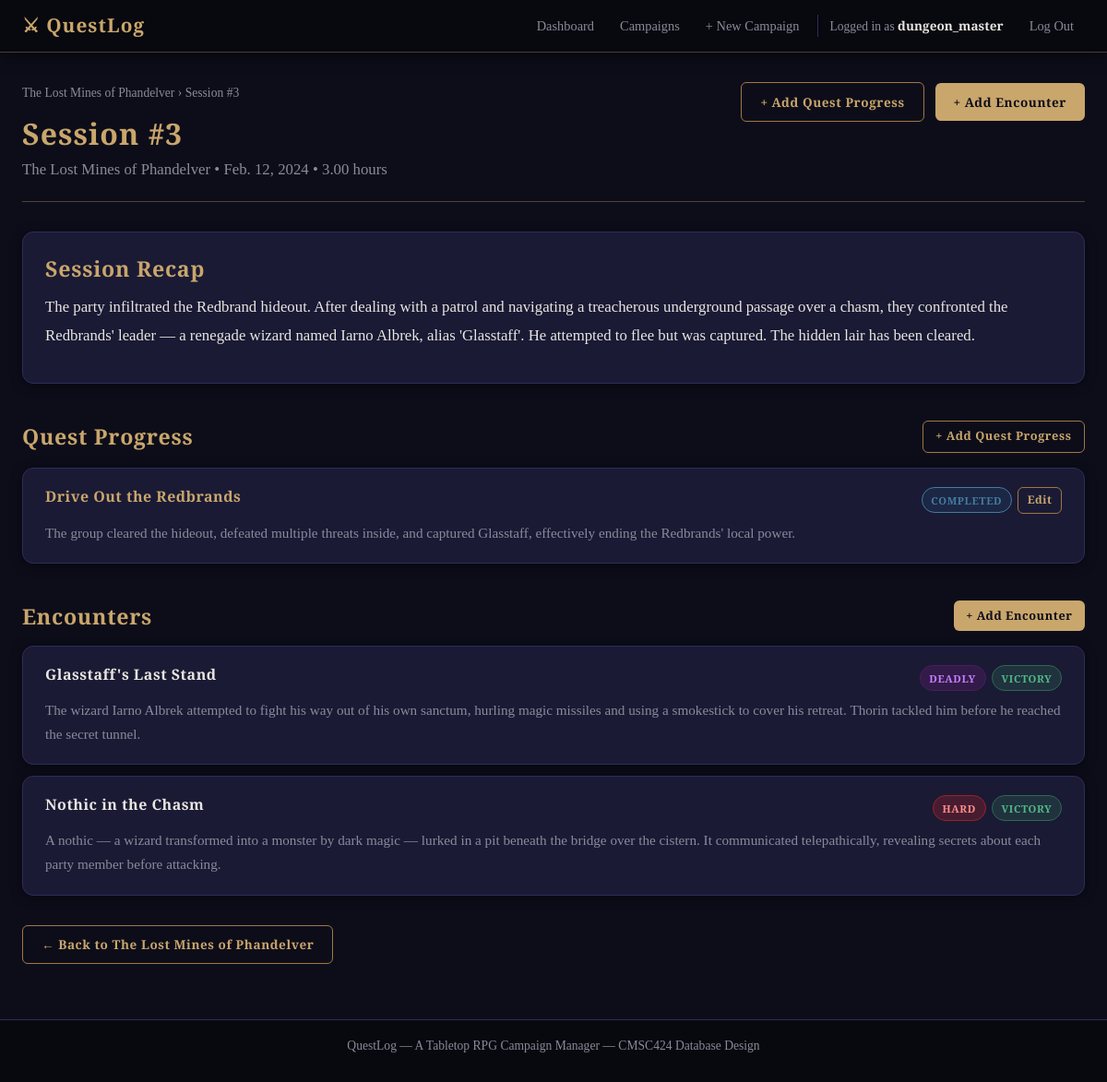
Page /sessions/3/ (signed in) on the committed database.
### campaign_manager/models.py (models this page shows, shortened)
class Session(models.Model):
    session_number = models.IntegerField(
        help_text="Which session this is in the campaign (1, 2, 3, …)"
    )
    date           = models.DateField()
    duration_hours = models.DecimalField(
        max_digits=4, decimal_places=2, null=True, blank=True,
        help_text="How long the session ran, in hours (e.g., 3.5)"
    )
    summary  = models.TextField(blank=True, help_text="Recap notes for this session")
    campaign = models.ForeignKey(Campaign, on_delete=models.CASCADE, related_name='sessions')
    class Meta:
        ordering            = ['campaign', 'session_number']
        unique_together     = ('campaign', 'session_number')  # No duplicate session numbers per campaign

class Campaign(models.Model):
    STATUS_CHOICES = [
        ('active',    'Active'),
        ('completed', 'Completed'),
        ('on_hold',   'On Hold'),
    ]
    name        = models.CharField(max_length=200)
    description = models.TextField(blank=True)
    world_name  = models.CharField(
        max_length=200, blank=True,
        help_text="The name of the setting or fictional world (e.g. Faerûn, Barovia)"
    )
    created_at  = models.DateTimeField(auto_now_add=True)  # Set automatically on creation
    status      = models.CharField(max_length=20, choices=STATUS_CHOICES, default='active')
    dungeon_master = models.ForeignKey(
        User,
        on_delete=models.CASCADE,
        related_name='campaigns_as_dm',
    )
    class Meta:
        ordering = ['-created_at']  # Newest campaigns first

class SessionQuest(models.Model):
    session = models.ForeignKey(Session, on_delete=models.CASCADE, related_name='session_quests')
    quest = models.ForeignKey(Quest, on_delete=models.CASCADE, related_name='session_logs')
    progress_notes = models.TextField(blank=True)
    class Meta:
        unique_together = ('session', 'quest')

class Quest(models.Model):
    STATUS_CHOICES = [
        ('not_started', 'Not Started'),
        ('active', 'Active'),
        ('completed', 'Completed'),
        ('failed', 'Failed'),
    ]
    DIFFICULTY_CHOICES = [
        ('easy', 'Easy'),
        ('medium', 'Medium'),
        ('hard', 'Hard'),
        ('epic', 'Epic'),
    ]
    name = models.CharField(max_length=200)
    description = models.TextField(blank=True)
    status = models.CharField(max_length=20, choices=STATUS_CHOICES, default='not_started')
    reward_gold = models.IntegerField(default=0)
    reward_xp = models.IntegerField(default=0)
    difficulty = models.CharField(max_length=20, choices=DIFFICULTY_CHOICES, default='medium')
    campaign = models.ForeignKey(Campaign, on_delete=models.CASCADE, related_name='quests')
    given_by = models.ForeignKey(NPC, on_delete=models.CASCADE, related_name='quests_given')
    class Meta:
        ordering = ['campaign', 'name']

class Encounter(models.Model):
    DIFFICULTY_CHOICES = [
        ('easy',   'Easy'),
        ('medium', 'Medium'),
        ('hard',   'Hard'),
        ('deadly', 'Deadly'),
    ]
    OUTCOME_CHOICES = [
        ('victory',    'Victory'),
        ('defeat',     'Defeat'),
        ('fled',       'Fled'),
        ('negotiated', 'Negotiated'),
    ]
    name        = models.CharField(max_length=200)
    description = models.TextField(blank=True)
    difficulty  = models.CharField(max_length=20, choices=DIFFICULTY_CHOICES, default='medium')
    outcome = models.CharField(
        max_length=20, choices=OUTCOME_CHOICES,
        null=True, blank=True,
        help_text="Leave blank if the encounter is still unresolved"
    )
    session = models.ForeignKey(Session, on_delete=models.CASCADE, related_name='encounters')
    class Meta:
        ordering = ['session', 'id']

### campaign_manager/views.py (the view)
# urls.py: path('sessions/<int:pk>/', views.session_detail, name='session_detail'),
@login_required
def session_detail(request, pk):
    session    = get_object_or_404(Session, pk=pk)
    encounters = Encounter.objects.filter(session=session)
    session_quests = SessionQuest.objects.filter(session=session).select_related('quest').order_by('quest__name')
    is_dm      = session.campaign.dungeon_master == request.user
    return render(request, 'campaign_manager/session_detail.html', {
        'session':    session,
        'encounters': encounters,
        'session_quests': session_quests,
        'is_dm':      is_dm,
    })

### campaign_manager/templates/campaign_manager/session_detail.html (shortened to what this page needs)
{% extends "campaign_manager/base.html" %}
{% block content %}
<div class="page-header">
  <div>
    <nav class="breadcrumb">
      <a href="{% url 'campaign_detail' pk=session.campaign.pk %}">{{ session.campaign.name }}</a>
      &rsaquo; Session #{{ session.session_number }}
    </nav>
    <h1>Session #{{ session.session_number }}</h1>
    <p class="page-subtitle">
      {{ session.campaign.name }}
      &bull; {{ session.date }}
      {% if session.duration_hours %}
        &bull; {{ session.duration_hours }} hours
      {% endif %}
    </p>
  </div>
  <div class="header-actions">
    {% if is_dm %}
      <a href="{% url 'session_quest_create' session_pk=session.pk %}" class="btn btn-secondary">
        + Add Quest Progress
      </a>
      <a href="{% url 'encounter_create' session_pk=session.pk %}" class="btn btn-primary">
        + Add Encounter
      </a>
    {% endif %}
  </div>
</div>
{% if session.summary %}
  <div class="card">
    <h2>Session Recap</h2>
    <div class="session-summary">
      {{ session.summary|linebreaks }}
    </div>
  </div>
{% endif %}
<section class="dashboard-section">
  <div class="section-header">
    <h2>Quest Progress</h2>
    {% if is_dm %}
      <a href="{% url 'session_quest_create' session_pk=session.pk %}" class="btn btn-secondary btn-sm">
        + Add Quest Progress
      </a>
    {% endif %}
  </div>
  {% if session_quests %}
    <div class="encounter-list">
      {% for session_quest in session_quests %}
        <div class="card encounter-card">
          <div class="encounter-header">
            <h3><a href="{% url 'quest_detail' pk=session_quest.quest.pk %}">{{ session_quest.quest.name }}</a></h3>
            <div class="encounter-badges">
              <span class="badge badge-status-{{ session_quest.quest.status }}">
                {{ session_quest.quest.get_status_display }}
              </span>
              {% if is_dm %}
                <a href="{% url 'session_quest_edit' pk=session_quest.pk %}" class="btn btn-secondary btn-xs">Edit</a>
              {% endif %}
            </div>
          </div>
          {% if session_quest.progress_notes %}
            <p class="encounter-description">{{ session_quest.progress_notes|linebreaksbr }}</p>
          {% else %}
            <p class="text-muted">No progress notes recorded.</p>
          {% endif %}
        </div>
      {% endfor %}
    </div>
  {% endif %}
</section>
<section class="dashboard-section">
  <div class="section-header">
    <h2>Encounters</h2>
    {% if is_dm %}
      <a href="{% url 'encounter_create' session_pk=session.pk %}" class="btn btn-primary btn-sm">
        + Add Encounter
      </a>
    {% endif %}
  </div>
  {% if encounters %}
    <div class="encounter-list">
      {% for encounter in encounters %}
        <div class="card encounter-card">
          <div class="encounter-header">
            <h3>{{ encounter.name }}</h3>
            <div class="encounter-badges">
              <span class="badge badge-difficulty-{{ encounter.difficulty }}">
                {{ encounter.get_difficulty_display }}
              </span>
              {% if encounter.outcome %}
                <span class="badge badge-outcome-{{ encounter.outcome }}">
                  {{ encounter.get_outcome_display }}
                </span>
              {% else %}
                <span class="badge badge-outcome-unresolved">Unresolved</span>
              {% endif %}
            </div>
          </div>
          {% if encounter.description %}
            <p class="encounter-description">{{ encounter.description }}</p>
          {% endif %}
        </div>
      {% endfor %}
    </div>
  {% endif %}
</section>
<p style="margin-top: 2rem;">
  <a href="{% url 'campaign_detail' pk=session.campaign.pk %}" class="btn btn-secondary">
    &larr; Back to {{ session.campaign.name }}
  </a>
</p>
{% endblock %}

### campaign_manager/templates/campaign_manager/base.html (shortened to what this page needs)
<!DOCTYPE html>
<html lang="en">
<head>
  {% load static %}
  <link rel="stylesheet" href="{% static 'campaign_manager/style.css' %}">
</head>
<body>
  <nav class="navbar">
    <div class="nav-container">
      <a href="{% url 'dashboard' %}" class="nav-brand">⚔ QuestLog</a>
      <ul class="nav-links">
        {% if user.is_authenticated %}
          <li><a href="{% url 'dashboard' %}" class="nav-link">Dashboard</a></li>
          <li><a href="{% url 'campaign_list' %}" class="nav-link">Campaigns</a></li>
          <li><a href="{% url 'campaign_create' %}" class="nav-link">+ New Campaign</a></li>
          <li class="nav-user">
            Logged in as <strong>{{ user.username }}</strong>
          </li>
          <li>
            <form method="post" action="{% url 'logout' %}" style="display:inline;">
              <button type="submit" class="nav-link nav-link-btn">Log Out</button>
            </form>
          </li>
        {% else %}
          <li><a href="{% url 'login' %}" class="nav-link">Log In</a></li>
          <li><a href="{% url 'register' %}" class="nav-link btn-primary-small">Register</a></li>
        {% endif %}
      </ul>
    </div>
  </nav>
  <main class="main-content">
    <div class="container">
      {% block content %}{% endblock %}
    </div>
  </main>
  <footer class="site-footer">
    <p>QuestLog &mdash; A Tabletop RPG Campaign Manager &mdash; CMSC424 Database Design</p>
  </footer>
</body>
</html>

### rows in the picture
Session: campaign.name "The Lost Mines of Phandelver", session_number "3", date "Feb. 12, 2024", duration_hours "3.00", summary "The party infiltrated the Redbrand hideout. After dealing with a patrol and navigating a treacherous underground passage over a chasm, they confronted the Redbrands' leader — a renegade wizard named Iarno Albrek, alias 'Glasstaff'. He attempted to flee but was captured. The hidden lair has been cleared."
SessionQuest: quest.name "Drive Out the Redbrands", quest.status "COMPLETED", progress_notes "The group cleared the hideout, defeated multiple threats inside, and captured Glasstaff, effectively ending the Redbrands' local power."
Encounter: name "Glasstaff's Last Stand", difficulty "DEADLY", outcome "VICTORY", description "The wizard Iarno Albrek attempted to fight his way out of his own sanctum, hurling magic missiles and using a smokestick to cover his retreat. Thorin tackled him before he reached the secret tunnel."
Encounter: name "Nothic in the Chasm", difficulty "HARD", outcome "VICTORY", description "A nothic — a wizard transformed into a monster by dark magic — lurked in a pit beneath the bridge over the cistern. It communicated telepathically, revealing secrets about each party member before attacking."

### other values in the picture
{{ user.username }} "dungeon_master"
